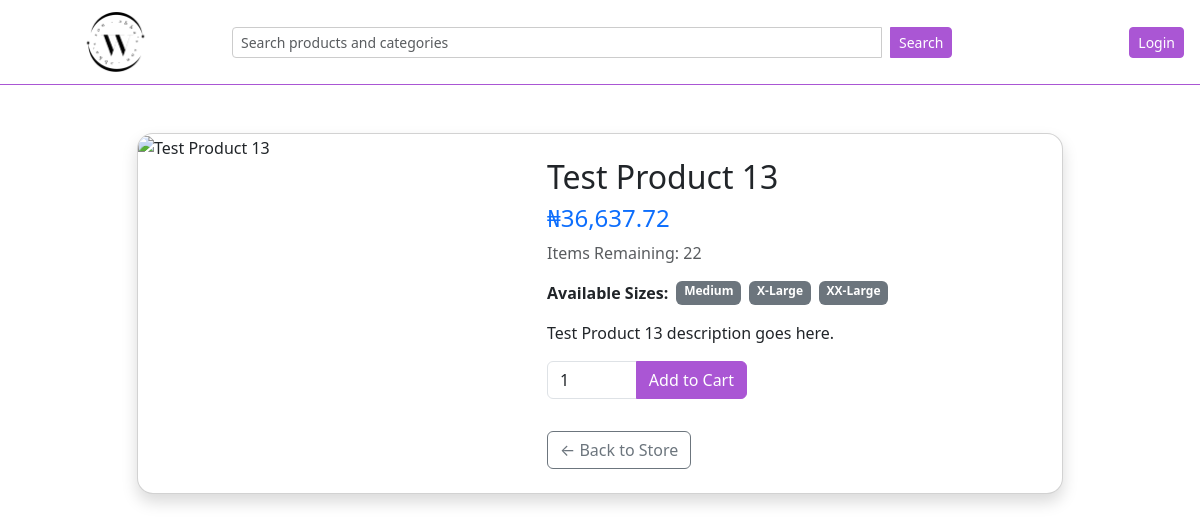
The page /test-product-13 on the database its author committed.
### catalogue/models.py (models this page shows, shortened)
class Product(models.Model):
    name = models.CharField(max_length=100)
    slug = models.SlugField()
    description = models.TextField()
    category = models.ManyToManyField(Category, blank=True, related_name='product')
    price = models.DecimalField(max_digits=10, decimal_places=2)
    size = models.ManyToManyField(Size, blank=True, related_name='sizes')
    image = CloudinaryField('image', blank=True, null=True)
    product_type = models.ForeignKey(ProductType, on_delete=models.CASCADE, related_name='type', null=True)
    is_active = models.BooleanField()
    date_created = models.DateTimeField(auto_now_add=True)
    def avail_units(self):
        try:
            return self.stock.qty # type: ignore
        except Stock.DoesNotExist:
            return 0

class Stock(models.Model):
    product = models.OneToOneField(Product, on_delete=models.CASCADE, null=True, blank=True, related_name='stock')
    qty = models.IntegerField()
    units_sold = models.IntegerField()

class Size(models.Model):
    size = models.CharField()

### catalogue/views.py (the view)
# urls.py: path('<slug:slug>', views.product, name='product_page'),
def product(request, slug):
    product = Product.objects.get(slug=slug)
    return render(request, 'catalogue/product.html', {'product': product})

### catalogue/templates/catalogue/product.html (shortened to what this page needs)
{% extends 'layout.html' %}
{% load humanize %}
{% block content %}
<div class="container my-5">
  <div class="row justify-content-center">
    <div class="col-lg-10">
      <div class="card shadow rounded-4 overflow-hidden">
        <div class="row g-0">
          <div class="col-md-5">
            {% if product.image %}
              <img src="{{ product.image.url }}" alt="{{ product.name }}" class="w-100 h-100 object-fit-cover">
            {% else %}
              <img src="https://res.cloudinary.com/dokhpnmjw/image/upload/v1754089061/images_drfxy4.png" alt="{{ product.name }}" class="w-100 h-100 object-fit-cover">
            {% endif %}
          </div>
          <div class="col-md-7">
            <div class="card-body p-4">
              <h2 class="card-title">{{ product.name }}</h2>
              <h4 class="text-primary mt-2">₦{{ product.price|intcomma }}</h4>
              <p class="text-muted">Items Remaining: {{ product.avail_units }}</p>
              <ul class="list-unstyled d-flex flex-wrap gap-2 mb-3">
                <li class="fw-bold">Available Sizes:</li>
                {% for size in product.size.all %}
                  <li class="badge bg-secondary">{{ size.size }}</li>
                {% empty %}
                  <li class="text-danger">None</li>
                {% endfor %}
              </ul>
              <p class="card-text">{{ product.description }}</p>
              <form method="post" action="{% url 'store:product_to_cart' id=product.id %}" class="mt-3">
                <div class="input-group mb-3" style="max-width: 200px;">
                  <input type="number" name="qty" min="1" max="{{ product.avail_units }}" value="1" class="form-control" required>
                  <button type="submit" class="btn btn-primary-custom">Add to Cart</button>
                </div>
              </form>
              <a href="{% url 'store:store' %}" class="btn btn-outline-secondary mt-3">← Back to Store</a>
            </div>
          </div>
        </div>
      </div>
    </div>
  </div>
</div>
{% endblock %}

### rows shown on the page
Product: name "Test Product 13", price "36,637.72", avail_units "22", description "Test Product 13 description goes here."
Size: size "Medium"
Size: size "X-Large"
Size: size "XX-Large"
